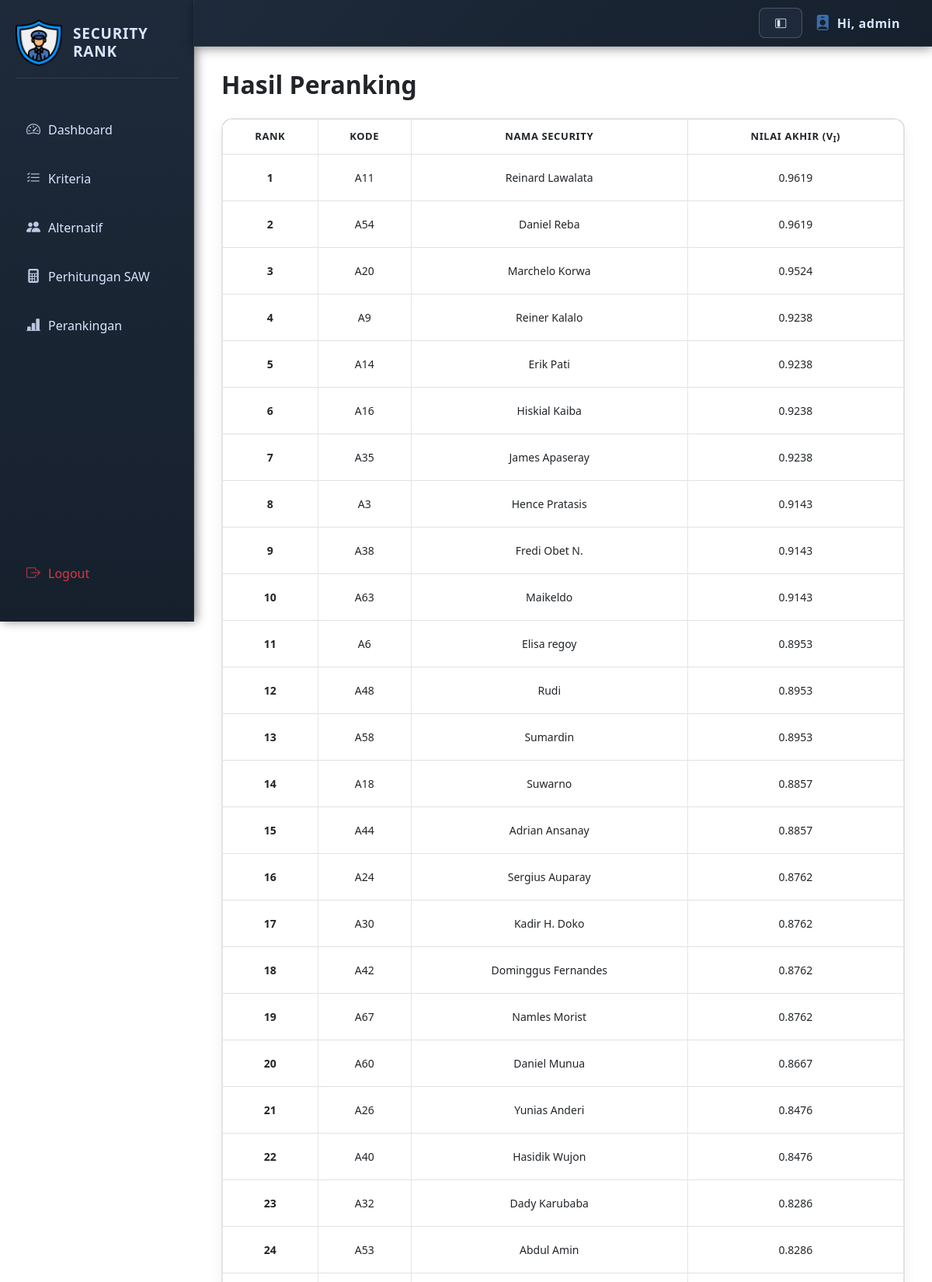
/perankingan.php (signed in, upper part), run on the app's committed database.
### tables this page shows
CREATE TABLE `alternatif` (
  `no` int(11) NOT NULL,
  `kode` text DEFAULT NULL,
  `Nama Security` varchar(100) NOT NULL,
  `kedisiplinan (K1)` int(11) NOT NULL,
  `Kesiapan Fisik (K2)` int(11) NOT NULL,
  `Ketrampilan Operasional (K3)` int(11) NOT NULL,
  `Sikap Dan Etika Kerja (K4)` int(11) NOT NULL,
  `Pengalaman Kerja (K5)` int(11) NOT NULL
);

### perankingan.php (the view, shortened to what this page needs)
<?php
require 'include/db.php';
$kriteria = [];
$qKriteria = $mysqli->query("SELECT * FROM kriteria ORDER BY nomor ASC");
while ($r = $qKriteria->fetch_assoc()) $kriteria[] = $r;
$sqlAlt = "
    SELECT
        `kode`,
        `Nama Security` AS nama,
        `kedisiplinan (K1)` AS k1,
        `Kesiapan Fisik (K2)` AS k2,
        `Ketrampilan Operasional (K3)` AS k3,
        `Sikap Dan Etika Kerja (K4)` AS k4,
        `Pengalaman Kerja (K5)` AS k5
    FROM alternatif
    ORDER BY `no` ASC
";
$resAlt = $mysqli->query($sqlAlt);
$alternatif = [];
while ($r = $resAlt->fetch_assoc()) {
    foreach ($r as $key => $val) {
        if (is_numeric($val)) {
            $r[$key] = strval($val);
        }
    }
    $alternatif[] = $r;
}
$max = $mysqli->query("
    SELECT
        MAX(`kedisiplinan (K1)`) AS max_k1,
        MAX(`Kesiapan Fisik (K2)`) AS max_k2,
        MAX(`Ketrampilan Operasional (K3)`) AS max_k3,
        MAX(`Sikap Dan Etika Kerja (K4)`) AS max_k4,
        MAX(`Pengalaman Kerja (K5)`) AS max_k5
    FROM alternatif
")->fetch_assoc();
foreach ($max as $key => $val) {
    $max[$key] = strval($val);
}
$bobot = [];
foreach ($kriteria as $row) {
    $kode = strtolower(str_replace(['(', ')', ' '], '', $row['kode']));
    $bobot[$kode] = strval($row['normalisasi']);
}
$maxArr = [
    'k1' => $max['max_k1'] ?: "1",
    'k2' => $max['max_k2'] ?: "1",
    'k3' => $max['max_k3'] ?: "1",
    'k4' => $max['max_k4'] ?: "1",
    'k5' => $max['max_k5'] ?: "1"
];
$normalisasiData = [];
foreach ($alternatif as $alt) {
    $total = "0";
    for ($i = 1; $i <= 5; $i++) {
        $key = "k$i";
        $nilai = $alt[$key];
        $maxVal = $maxArr[$key];
        $bobotVal = $bobot["k$i"];
        if (bccomp($maxVal, "0", 15) === 0) {
            $n = "0";
        } else {
            $n = bcdiv($nilai, $maxVal, 15);
        }
        $alt["n_$key"] = $n;
        $total = bcadd($total, bcmul($n, $bobotVal, 15), 15);
    }
    $alt['total'] = $total;
    $normalisasiData[] = $alt;
}
usort($normalisasiData, function($a, $b) {
    return bccomp($b['total'], $a['total'], 15);
});
include 'include/header.php';
?>
<link rel="stylesheet" href="assets/alternatif.css?v=<?= time(); ?>">
<div class="page-wrapper">
    <h2 class="fw-bold mb-4">Hasil Peranking</h2>
    <div class="table-wrapper mb-4">
        <table class="table table-modern table-bordered text-center align-middle">
            <thead>
                <tr>
                    <th>RANK</th>
                    <th>KODE</th>
                    <th>NAMA SECURITY</th>
                    <th>Nilai Akhir (V<sub>i</sub>)</th>
                </tr>
            </thead>
            <tbody>
                <?php $rank = 1; foreach ($normalisasiData as $row): ?>
                <tr class="<?= ($rank === 1) ?  : '' ?>">
                    <td><strong><?= $rank++ ?></strong></td>
                    <td><?= htmlspecialchars($row['kode']) ?></td>
                    <td class="text-start"><?= htmlspecialchars($row['nama']) ?></td>
                    <td><?= number_format((float)$row['total'], 4, '.', '') ?></td>
                </tr>
                <?php endforeach; ?>
            </tbody>
        </table>
    </div>
</div>
<?php include 'include/footer.php'; ?>

### assets/alternatif.css (style rules this page uses)
.page-wrapper { margin-left: 250px; padding: 90px 35px 35px; transition: 0.3s ease; }
.table-wrapper { background: #ffffff; padding: 0; border-radius: 14px; box-shadow: 0 6px 18px rgba(0,0,0,0.06); overflow: hidden; border: 1px solid #e2e2e2; margin-top: 18px; }
.table-modern thead tr { background: #1E2A3A !important; color: #ffffff; text-transform: uppercase; font-size: 13px; letter-spacing: 0.6px; }
.table-modern thead th { text-align: center !important; vertical-align: middle !important; padding: 12px 10px; }
.table-modern td { padding: 10px 12px !important; font-size: 14px; border-color: #e5e5e5 !important; vertical-align: middle !important; }
.table-modern tbody tr { transition: 0.25s ease; }
.table-modern tbody tr:nth-child(odd) { background: #fafafa; }
.table-modern td, .table-modern th { text-align: center !important; }
.table-modern td:nth-child(3) { text-align: left !important; }
.table-modern th, .table-modern td { text-align: center !important; vertical-align: middle !important; }
.table-modern td:nth-child(3) { text-align: center !important; }
.table-modern td { height: 60px; display: table-cell; }

### data on the page
alternatif: kode "A11", Nama Security "Reinard Lawalata", total "0.9619"
alternatif: kode "A54", Nama Security "Daniel Reba", total "0.9619"
alternatif: kode "A20", Nama Security "Marchelo Korwa", total "0.9524"
alternatif: kode "A9", Nama Security "Reiner Kalalo", total "0.9238"
alternatif: kode "A14", Nama Security "Erik Pati", total "0.9238"
alternatif: kode "A16", Nama Security "Hiskial Kaiba", total "0.9238"
alternatif: kode "A35", Nama Security "James Apaseray", total "0.9238"
alternatif: kode "A3", Nama Security "Hence Pratasis", total "0.9143"
alternatif: kode "A38", Nama Security "Fredi Obet N.", total "0.9143"
alternatif: kode "A63", Nama Security "Maikeldo", total "0.9143"
alternatif: kode "A6", Nama Security "Elisa regoy", total "0.8953"
alternatif: kode "A48", Nama Security "Rudi", total "0.8953"
alternatif: kode "A58", Nama Security "Sumardin", total "0.8953"
alternatif: kode "A18", Nama Security "Suwarno", total "0.8857"
alternatif: kode "A44", Nama Security "Adrian Ansanay", total "0.8857"
alternatif: kode "A24", Nama Security "Sergius Auparay", total "0.8762"
alternatif: kode "A30", Nama Security "Kadir H. Doko", total "0.8762"
alternatif: kode "A42", Nama Security "Dominggus Fernandes", total "0.8762"
alternatif: kode "A26", Nama Security "Yunias Anderi", total "0.8476"
alternatif: kode "A40", Nama Security "Hasidik Wujon", total "0.8476"
alternatif: kode "A32", Nama Security "Dady Karubaba", total "0.8286"
alternatif: kode "A53", Nama Security "Abdul Amin", total "0.8286"

### other printed values
$_SESSION['user'] "admin"
$row['kode'] "A67"
$row['nama'] "Namles Morist"
$row['total'] "0.8762"
$row['kode'] "A60"
$row['nama'] "Daniel Munua"
$row['total'] "0.8667"
